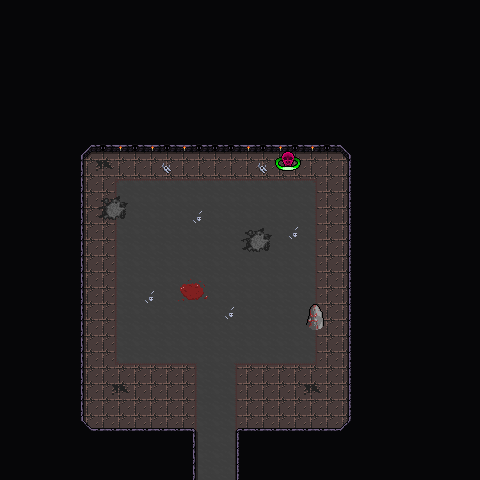

Rendered tile map (Tiled .tmx) drawn with the repository's tilesets; below, a short description and the map source with its tile grids summarised:
An orthogonal 30x30 tile map with 16x16 px tiles, 4 tile layers (Background, Ground, Foreground, AboveSprites), 5 tilesets and 4 objects.

<map version="1.10" tiledversion="1.11.2" orientation="orthogonal" renderorder="right-down" width="30" height="30" tilewidth="16" tileheight="16" infinite="0" nextlayerid="6" nextobjectid="61">
 <editorsettings>
  <export target="wastetown..tmx" format="tmx" />
 </editorsettings>
 <properties>
  <property name="dungeonEffect">{"startBattleWithCardInCommandZone": [ "Griselbrand's Presence" ]
}</property>
 </properties>
 <tileset firstgid="1" source="../../../../../common/maps/tileset/main.tsx" />
 <tileset firstgid="10113" source="../../../../../common/maps/tileset/buildings.tsx" />
 <tileset firstgid="11905" source="../../../../../common/maps/tileset/dungeon/dungeon_bis.tsx" />
 <tileset firstgid="28289" source="../../../../../Innistrad/maps/tileset/Inn_Dungeon.tsx" />
 <tileset firstgid="32769" source="../../../../../Innistrad/maps/tileset/INN_dungen_crawler_tileset.tsx" />
 <layer id="1" name="Background" width="30" height="30">
  <data>[900 cells, 900 non-empty, 6 distinct tile ids]</data>
 </layer>
 <layer id="2" name="Ground" width="30" height="30">
  <data>[900 cells, 827 non-empty, 22 distinct tile ids]</data>
 </layer>
 <layer id="3" name="Foreground" width="30" height="30">
  <data>[900 cells, 26 non-empty, 19 distinct tile ids]</data>
 </layer>
 <layer id="5" name="AboveSprites" width="30" height="30">
  <properties>
   <property name="spriteLayer" type="bool" value="true" />
  </properties>
  <data>[900 cells, 0 non-empty, 0 distinct tile ids]</data>
 </layer>
 <objectgroup id="4" name="Objects">
  <object id="50" template="../../../../../common/maps/obj/enemy.tx" x="200.965" y="278.13" width="32" height="32">
   <properties>
    <property name="defeatDialog">[{
   "condition": [{"checkQuestFlag": "Ch1CastlesComplete", "not":true}],
   "text": "Гризельбранд повержен. Сквозь каменные плиты проходит мощная волна маны.",
   "loctext": null,
   "options": [{
      "name": "Дальше",
      "locname": null,
      "action": [{"setQuestFlag": {"key":"Ch1BlackCastleComplete", "val": 1} }, {"deleteMapObject": -1}, {"advanceQuestFlag": "Ch1CastlesComplete"}]
   }]
},
{
   "condition": [{"checkQuestFlag": "Ch1CastlesComplete"}],
   "text": "Гризельбранд падает, и знакомая волна маны снова пробегает по замку.",
   "loctext": null,
   "options": [{
      "name": "Дальше",
      "locname": null,
      "action": [{"setQuestFlag": {"key":"Ch1BlackCastleComplete", "val": 1} }, {"deleteMapObject": -1}, {"advanceQuestFlag": "Ch1CastlesComplete"}]
   }]
}]</property>
    <property name="effect">{
 "startBattleWithCard": [ "Mox Jet" ]
}</property>
    <property name="enemy" value="Griselbrand" />
    <property name="reward">[{"type":"item","probability":0.1,"count":1,"itemName":"Basilisk Collar"},{"type":"item","probability":0.1,"count":1,"itemName":"Evil Ankh"},{"type":"cardPackShop","probability":0.1,"count":4,"editions":["TLA"]},{"type":"cardPackShop","probability":0.1,"count":4,"editions":["TLA"]},{"type":"item","probability":0.3,"count":1,"itemName":"Staff of the Demoncaller"}]</property>
    <property name="threatRange" type="int" value="50" />
   </properties>
  </object>
  <object id="51" template="../../../../../common/maps/obj/entry_up.tx" x="209" y="480">
   <properties>
    <property name="teleport" value="" />
   </properties>
  </object>
  <object id="59" template="../../../../../common/maps/obj/collision.tx" x="304.524" y="305.109" width="24.4521" height="25.3043" />
  <object id="60" template="../../../../../common/maps/obj/collision.tx" x="274.184" y="147.543" width="24.4521" height="25.3043" />
 </objectgroup>
</map>
